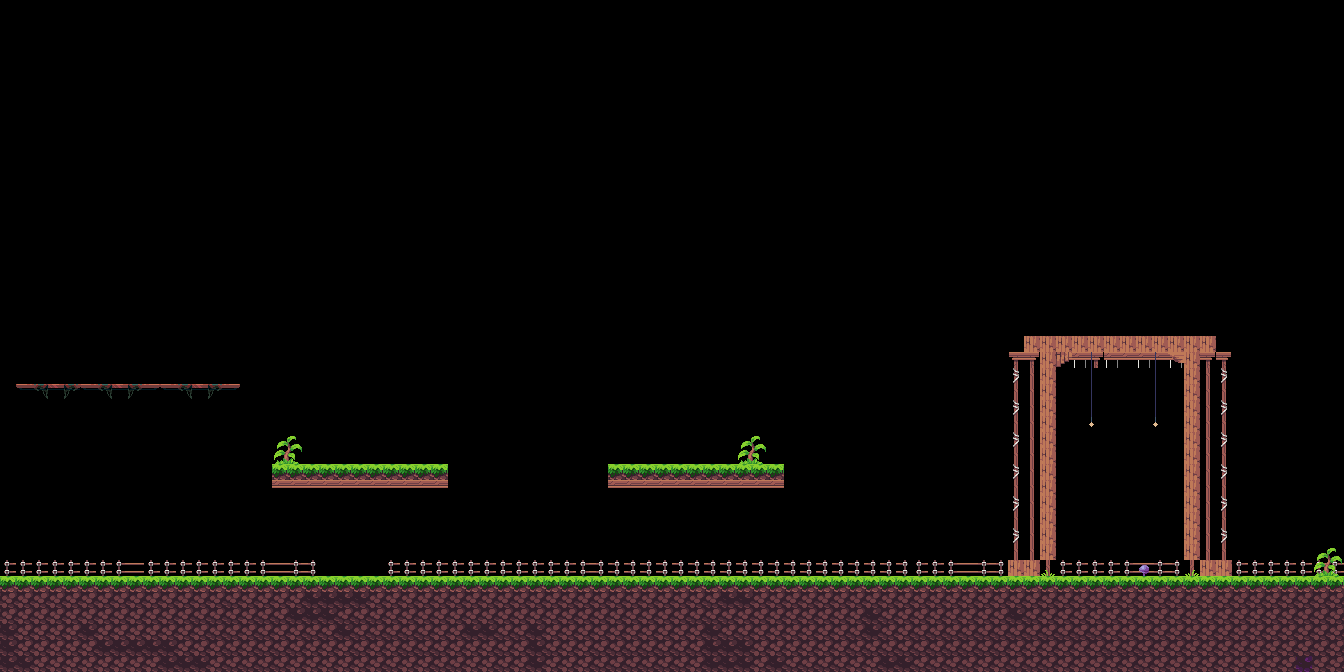

Tiled map render using the project's own tile images. Description and the map definition, with tile-layer contents summarised, below:
An orthogonal 84x42 tile map with 16x16 px tiles, 2 tile layers (colisioines, colisioines), 3 tilesets and 179 objects.

<map version="1.10" tiledversion="1.11.2" orientation="orthogonal" renderorder="right-down" width="84" height="42" tilewidth="16" tileheight="16" infinite="0" nextlayerid="4" nextobjectid="291">
 <tileset firstgid="1" source="Assets.tsx" />
 <tileset firstgid="626" source="tileset1.tsx" />
 <tileset firstgid="824" source="map.tsx" />
 <layer id="1" name="colisioines" width="84" height="42">
  <data>[3528 cells, 670 non-empty, 19 distinct tile ids]</data>
 </layer>
 <layer id="3" name="colisioines" width="84" height="42">
  <data>[3528 cells, 661 non-empty, 35 distinct tile ids]</data>
 </layer>
 <objectgroup id="2" name="colisiones" visible="0">
  <object id="3" gid="4" x="2.5" y="592.75" width="16" height="16" />
  <object id="5" x="49" y="544.25" />
  <object id="9" gid="4" x="0.5" y="592.5" width="16" height="16" />
  <object id="10" gid="4" x="16.75" y="592.25" width="16" height="16" />
  <object id="11" gid="4" x="32.75" y="591.5" width="16" height="16" />
  <object id="12" gid="4" x="49.25" y="592.5" width="16" height="16" />
  <object id="13" gid="4" x="75.5" y="592.5" width="16" height="16" />
  <object id="14" gid="4" x="74.25" y="592.25" width="16" height="16" />
  <object id="15" gid="4" x="62.75" y="592.25" width="16" height="16" />
  <object id="16" gid="4" x="84.25" y="592.25" width="16" height="16" />
  <object id="17" gid="4" x="108.75" y="592.25" width="16" height="16" />
  <object id="18" gid="4" x="119.5" y="592.25" width="16" height="16" />
  <object id="19" gid="4" x="99.5" y="592.25" width="16" height="16" />
  <object id="20" gid="4" x="135.75" y="592.25" width="16" height="16" />
  <object id="21" gid="4" x="162.25" y="592.25" width="16" height="16" />
  <object id="22" gid="4" x="177.5" y="592.25" width="16" height="16" />
  <object id="23" gid="4" x="198.25" y="592.25" width="16" height="16" />
  <object id="24" gid="4" x="212" y="592.25" width="16" height="16" />
  <object id="25" gid="4" x="230.25" y="592.25" width="16" height="16" />
  <object id="26" gid="4" x="248.25" y="592.25" width="16" height="16" />
  <object id="27" gid="4" x="261.5" y="592.25" width="16" height="16" />
  <object id="28" gid="4" x="298.75" y="592.25" width="16" height="16" />
  <object id="32" gid="4" x="368.75" y="592.25" width="16" height="16" />
  <object id="33" gid="4" x="386.5" y="592.25" width="16" height="16" />
  <object id="34" gid="4" x="407.5" y="592.25" width="16" height="16" />
  <object id="35" gid="4" x="428.5" y="592.25" width="16" height="16" />
  <object id="36" gid="4" x="452" y="592.25" width="16" height="16" />
  <object id="37" gid="4" x="481.25" y="592.25" width="16" height="16" />
  <object id="38" gid="4" x="501" y="592.25" width="16" height="16" />
  <object id="39" gid="4" x="543" y="592.25" width="16" height="16" />
  <object id="40" gid="4" x="564" y="592.25" width="16" height="16" />
  <object id="41" gid="4" x="584.75" y="592.25" width="16" height="16" />
  <object id="42" gid="4" x="624.25" y="592.25" width="16" height="16" />
  <object id="43" gid="4" x="641.5" y="592.25" width="16" height="16" />
  <object id="44" gid="4" x="659.25" y="592.25" width="16" height="16" />
  <object id="45" gid="4" x="675.25" y="592.25" width="16" height="16" />
  <object id="46" gid="4" x="697" y="592.25" width="16" height="16" />
  <object id="49" gid="4" x="777.25" y="592.25" width="16" height="16" />
  <object id="50" gid="4" x="795" y="592.25" width="16" height="16" />
  <object id="51" gid="4" x="816" y="592.25" width="16" height="16" />
  <object id="52" gid="4" x="833.5" y="592.25" width="16" height="16" />
  <object id="53" gid="4" x="854.75" y="592.25" width="16" height="16" />
  <object id="54" gid="4" x="874.75" y="592.25" width="16" height="16" />
  <object id="55" gid="4" x="896.75" y="592.25" width="16" height="16" />
  <object id="56" gid="4" x="917.5" y="592.25" width="16" height="16" />
  <object id="57" gid="4" x="935.5" y="592.25" width="16" height="16" />
  <object id="58" gid="4" x="956.25" y="592.25" width="16" height="16" />
  <object id="59" gid="4" x="975" y="592.25" width="16" height="16" />
  <object id="60" gid="4" x="993.5" y="592.25" width="16" height="16" />
  <object id="61" gid="4" x="1056.75" y="592.25" width="16" height="16" />
  <object id="62" gid="4" x="1080.25" y="592.25" width="16" height="16" />
  <object id="63" gid="4" x="1104.25" y="592.25" width="16" height="16" />
  <object id="64" gid="4" x="1124.5" y="592.25" width="16" height="16" />
  <object id="65" gid="4" x="1146.25" y="592.25" width="16" height="16" />
  <object id="66" gid="4" x="1175" y="592.25" width="16" height="16" />
  <object id="67" gid="4" x="1197" y="592.25" width="16" height="16" />
  <object id="68" gid="4" x="1220" y="592.25" width="16" height="16" />
  <object id="69" gid="4" x="1242.5" y="592.25" width="16" height="16" />
  <object id="70" gid="4" x="1264.25" y="592.25" width="16" height="16" />
  <object id="71" gid="4" x="1286" y="592.25" width="16" height="16" />
  <object id="72" gid="4" x="1303.5" y="592.25" width="16" height="16" />
  <object id="81" gid="4" x="1320" y="592.25" width="16" height="16" />
  <object id="82" gid="4" x="1297" y="592.25" width="16" height="16" />
  <object id="83" gid="4" x="1262.5" y="592.25" width="16" height="16" />
  <object id="84" gid="4" x="1239.25" y="592.25" width="16" height="16" />
  <object id="85" gid="4" x="1229" y="592.25" width="16" height="16" />
  <object id="86" gid="4" x="1210" y="592.25" width="16" height="16" />
  <object id="87" gid="4" x="1186.5" y="592.25" width="16" height="16" />
  <object id="88" gid="4" x="1171.25" y="592.25" width="16" height="16" />
  <object id="89" gid="4" x="1147.5" y="592.25" width="16" height="16" />
  <object id="90" gid="4" x="1129" y="592.25" width="16" height="16" />
  <object id="91" gid="4" x="1088.75" y="592.25" width="16" height="16" />
  <object id="92" gid="4" x="1062.25" y="592.25" width="16" height="16" />
  <object id="93" gid="4" x="1053.25" y="592.25" width="16" height="16" />
  <object id="94" gid="4" x="1027.5" y="592.25" width="16" height="16" />
  <object id="95" gid="4" x="1004" y="592.25" width="16" height="16" />
  <object id="96" gid="4" x="970.25" y="592.25" width="16" height="16" />
  <object id="97" gid="4" x="946.5" y="592.25" width="16" height="16" />
  <object id="98" gid="4" x="922.5" y="592.25" width="16" height="16" />
  <object id="99" gid="4" x="904.5" y="592.25" width="16" height="16" />
  <object id="100" gid="4" x="884.25" y="592.25" width="16" height="16" />
  <object id="101" gid="4" x="863.5" y="592.25" width="16" height="16" />
  <object id="102" gid="4" x="845.25" y="592.25" width="16" height="16" />
  <object id="103" gid="4" x="829.25" y="592.25" width="16" height="16" />
  <object id="104" gid="4" x="803.25" y="592.25" width="16" height="16" />
  <object id="105" gid="4" x="785" y="592.25" width="16" height="16" />
  <object id="106" gid="4" x="767.25" y="592.25" width="16" height="16" />
  <object id="110" gid="4" x="684.75" y="592.25" width="16" height="16" />
  <object id="111" gid="4" x="667.25" y="592.25" width="16" height="16" />
  <object id="112" gid="4" x="649.75" y="592.25" width="16" height="16" />
  <object id="113" gid="4" x="625.25" y="592.25" width="16" height="16" />
  <object id="114" gid="4" x="606.5" y="592.25" width="16" height="16" />
  <object id="115" gid="4" x="588.75" y="592.25" width="16" height="16" />
  <object id="116" gid="4" x="571" y="592.25" width="16" height="16" />
  <object id="117" gid="4" x="554.25" y="592.25" width="16" height="16" />
  <object id="118" gid="4" x="536" y="592.25" width="16" height="16" />
  <object id="119" gid="4" x="496" y="592.25" width="16" height="16" />
  <object id="120" gid="4" x="480.75" y="592.25" width="16" height="16" />
  </objectgroup>
</map>
<!-- 81 of 179 objects omitted -->
